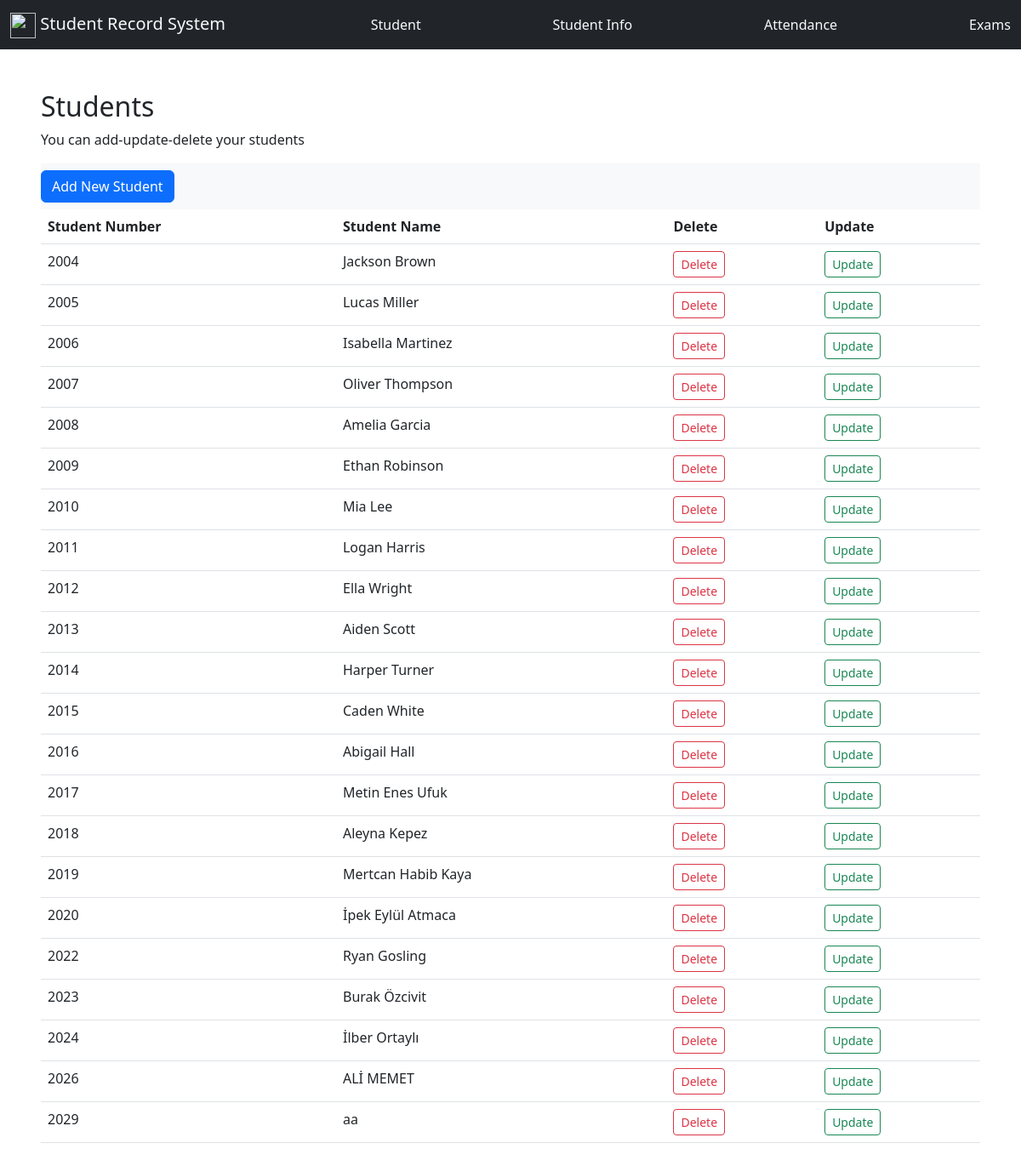
/students, run on the app's committed database.
### tables this page shows
CREATE TABLE "STUDENTS" (
	"stuId"	INTEGER NOT NULL,
	"StuName"	VARCHAR(50) NOT NULL,
	PRIMARY KEY("stuId" AUTOINCREMENT)
);

### server.py (the view)
@app.route("/students")
def students():
    with sql.connect("database3.db") as con:
        con.row_factory = sql.Row
        cursor=con.cursor()
        cursor.execute("PRAGMA foreign_keys = ON")
        query=""" SELECT * FROM STUDENTS """
        cursor.execute(query)
        students = cursor.fetchall()
    return render_template("students/students.html",students=students)

### templates/students/students.html
{% extends "layout.html" %}
{% block main %}
<div class="p-5">
    <h2>Students</h2>
    <p>You can add-update-delete your students</p>
    <nav class="navbar bg-light">
        <a href="/students/add_student" class="btn btn-primary">Add New Student</a>
    </nav>
    <table class="table">
        <thead>
          <tr>
            <th scope="col">Student Number</th>
            <th scope="col">Student Name</th>
            <th scope="col">Delete</th>
            <th scope="col">Update</th>
          </tr>
        </thead>
        <tbody>
            {% for student in students %}
            <tr>
                <td>{{ student.stuId }}</td>
                <td>{{ student.StuName }}</td>
                <td><a href="/delete_student/{{ student.stuId }}" class="btn btn-outline-danger btn-sm"> Delete </a></td>
                <td><a href="/edit_student/{{ student.stuId }}" class="btn btn-outline-success btn-sm"> Update </a></td>
            </tr>
            {% endfor %}
        </tbody>
      </table>
</div>
{% endblock main %}

### templates/layout.html (shortened to what this page needs)
<!doctype html>
<html lang="en">
<head>
    <link rel="stylesheet" href="https://cdn.jsdelivr.net/npm/bootstrap-icons@1.10.5/font/bootstrap-icons.css">
    <link href="https://cdn.jsdelivr.net/npm/bootstrap@5.2.2/dist/css/bootstrap.min.css" rel="stylesheet"
>
</head>
<body>
    <nav class="navbar navbar-expand-lg navbar-dark bg-dark">
        <div class="container-fluid mx-20">
            <a class="nav-link navbar-brand link-light" href="/">
                <img src="https://thumbs.dreamstime.com/b/student-icon-vector-graduation-mortar-board-school-college-university-glyph-pictogram-male-person-profile-avatar-108392101.jpg" width="30" height="30" alt=""> Student Record System</a>
            <a class="nav-link link-light" href="/students">Student</a>
            <a class="nav-link link-light" href="/stu_info">Student Info</a>
            <a class="nav-link link-light" href="/attendance">Attendance</a>
            <a class="nav-link link-light" href="/exams">Exams</a>
        </div>
    </nav>
    {% block main %}
    {% endblock %}
</body>
</html>

### data on the page
STUDENTS: stuId "2004", StuName "Jackson Brown"
STUDENTS: stuId "2005", StuName "Lucas Miller"
STUDENTS: stuId "2006", StuName "Isabella Martinez"
STUDENTS: stuId "2007", StuName "Oliver Thompson"
STUDENTS: stuId "2008", StuName "Amelia Garcia"
STUDENTS: stuId "2009", StuName "Ethan Robinson"
STUDENTS: stuId "2010", StuName "Mia Lee"
STUDENTS: stuId "2011", StuName "Logan Harris"
STUDENTS: stuId "2012", StuName "Ella Wright"
STUDENTS: stuId "2013", StuName "Aiden Scott"
STUDENTS: stuId "2014", StuName "Harper Turner"
STUDENTS: stuId "2015", StuName "Caden White"
STUDENTS: stuId "2016", StuName "Abigail Hall"
STUDENTS: stuId "2017", StuName "Metin Enes Ufuk"
STUDENTS: stuId "2018", StuName "Aleyna Kepez"
STUDENTS: stuId "2019", StuName "Mertcan Habib Kaya"
STUDENTS: stuId "2020", StuName "İpek Eylül Atmaca"
STUDENTS: stuId "2022", StuName "Ryan Gosling"
STUDENTS: stuId "2023", StuName "Burak Özcivit"
STUDENTS: stuId "2024", StuName "İlber Ortaylı"
STUDENTS: stuId "2026", StuName "ALİ MEMET"
STUDENTS: stuId "2029", StuName "aa"
